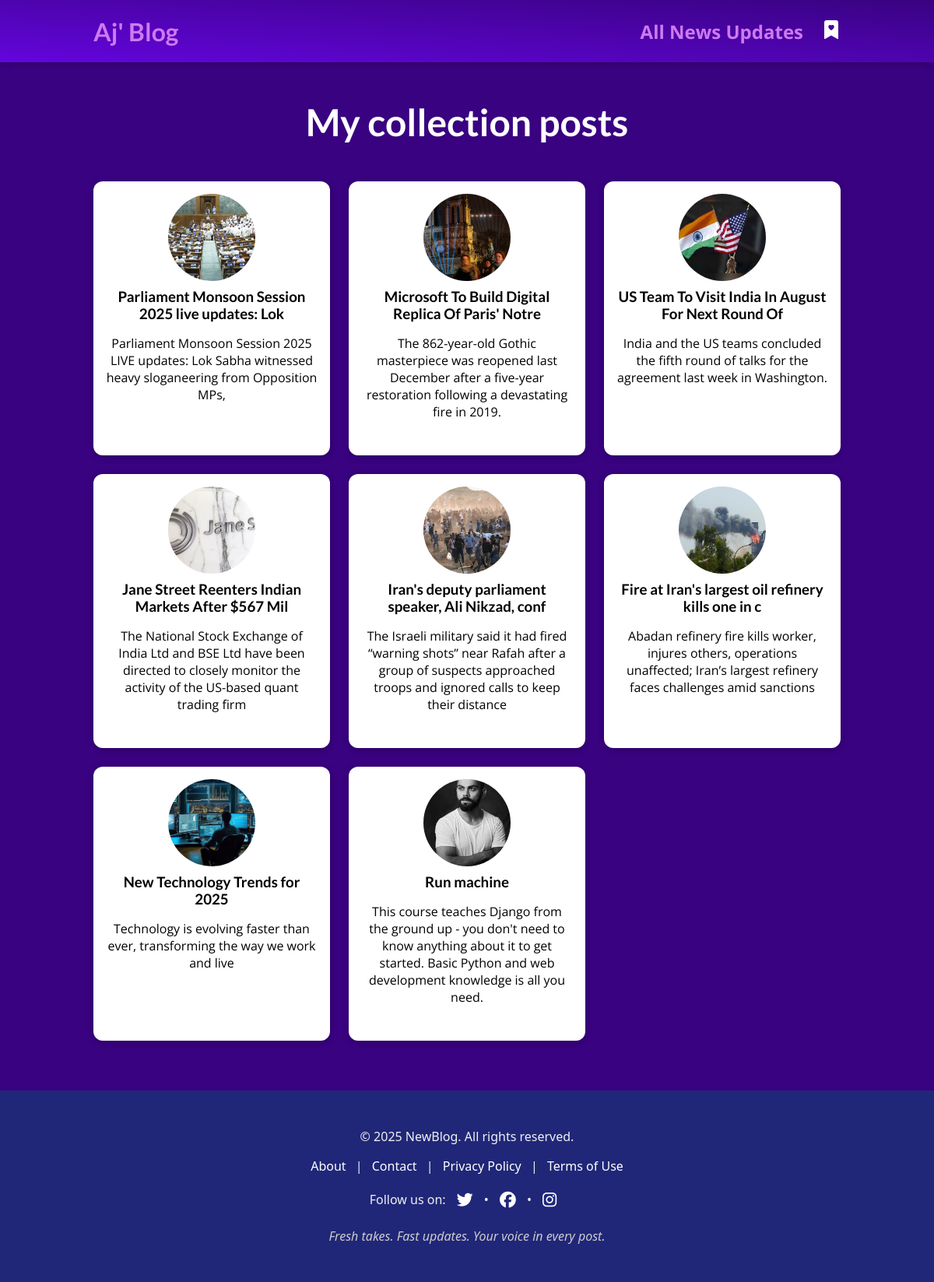
The page /posts on the database its author committed.
### blog/models.py (models this page shows, shortened)
class Post(models.Model):
    title=models.CharField(max_length=50)
    excerpt=models.CharField(max_length=200)
    image_name=models.ImageField(upload_to="posts",null=True)
    date = models.DateTimeField(auto_now_add=True)
    slug=models.SlugField(unique=True,db_index=True,allow_unicode=True)
    content=models.TextField(validators=[MinLengthValidator(10)])
    author=models.ForeignKey(Author,on_delete=models.SET_NULL,null=True)
    tag=models.ManyToManyField(Tag)

### blog/views.py (the view)
# urls.py: path("posts",views.posts.as_view(), name="posts"),
class posts(ListView):
    template_name="blog/all-posts.html"
    model=Post
    context_object_name = "recent_post"
    def get_queryset(self):
        return Post.objects.all().order_by("-date")

### blog/templates/blog/all-posts.html (shortened to what this page needs)
{% extends "base.html" %}
{% load static %}
{% block css_files %}
    <link rel="stylesheet" href="{% static "blog/post.css" %}">
    <link rel="stylesheet" href="{% static "blog/all-posts.css" %}">
{% endblock %}
{% block content %}
    <section id="all-posts">
        <h2>My collection posts</h2>
        <ul>
            {% for i in recent_post  %}
                {% include "blog/includes/post.html" with post=i %}
            {% endfor %}
        </ul>
    </section>
{% endblock  %}

### blog/templates/blog/includes/post.html
{% load static %}
<li>
    <article class="post">
        <a href="{% url "post_details" post.slug %}">
            <img src="{{post.image_name.url}}" alt="{{post.title}}">
            <div class="post_content">
                <h3>{{post.title}}</h3>
                <p>{{post.excerpt}}</p>
            </div>
        </a>
    </article>
</li>

### static/app.css (style rules this page uses)
* { box-sizing: border-box; }
html, body { height: 100%; margin: 0; padding: 0; }
html { font-family: 'Open Sans', 'Lato', sans-serif; }
body { margin: 0; }
h1, h2,h3 { font-family: 'Lato', sans-serif; font-weight: bold; }

### blog/static/blog/post.css (style rules this page uses)
.post { display: flex; flex-direction: column; align-items: center; text-align: center; }
.post a { text-decoration: none; color: black; transition: all 0.2s ease; padding: 1rem; }
.post img { width: 7rem; height: 7rem; object-fit: cover; border-radius: 50%; }
.post h3 { margin: 0.25rem 0; }

### blog/static/blog/all-posts.css (style rules this page uses)
body { background-color: #390281; }
#all-posts { margin: 1rem auto; width: 90%; max-width: 60rem; }
#all-posts h2 { text-align: center; font-size: 3rem; color: white; margin: 3rem 0; }
ul { list-style: none; margin: 0; padding: 0; display: grid; grid-template-columns: repeat(auto-fill,minmax(17rem, 1fr)); gap:1.5rem; }
.post img { width: 7 rem; height: 7 rem; }
.post a { height: 22rem; transform-origin: center; box-shadow: 0 2px 8px rgba(0, 0, 0, 0.25); border-radius: 12px; background-color: white; }

### rows shown on the page
Post: image_name (picture), title "Parliament Monsoon Session 2025 live updates: Lok", excerpt "Parliament Monsoon Session 2025 LIVE updates: Lok Sabha witnessed heavy sloganeering from Opposition MPs,"
Post: image_name (picture), title "Microsoft To Build Digital Replica Of Paris' Notre", excerpt "The 862-year-old Gothic masterpiece was reopened last December after a five-year restoration following a devastating fire in 2019."
Post: image_name (picture), title "US Team To Visit India In August For Next Round Of", excerpt "India and the US teams concluded the fifth round of talks for the agreement last week in Washington."
Post: image_name (picture), title "Jane Street Reenters Indian Markets After $567 Mil", excerpt "The National Stock Exchange of India Ltd and BSE Ltd have been directed to closely monitor the activity of the US-based quant trading firm"
Post: image_name (picture), title "Iran's deputy parliament speaker, Ali Nikzad, conf", excerpt "The Israeli military said it had fired “warning shots” near Rafah after a group of suspects approached troops and ignored calls to keep their distance"
Post: image_name (picture), title "Fire at Iran's largest oil refinery kills one in c", excerpt "Abadan refinery fire kills worker, injures others, operations unaffected; Iran’s largest refinery faces challenges amid sanctions"
Post: image_name (picture), title "New Technology Trends for 2025", excerpt "Technology is evolving faster than ever, transforming the way we work and live"
Post: image_name (picture), title "Run machine", excerpt "This course teaches Django from the ground up - you don't need to know anything about it to get started. Basic Python and web development knowledge is all you need."
